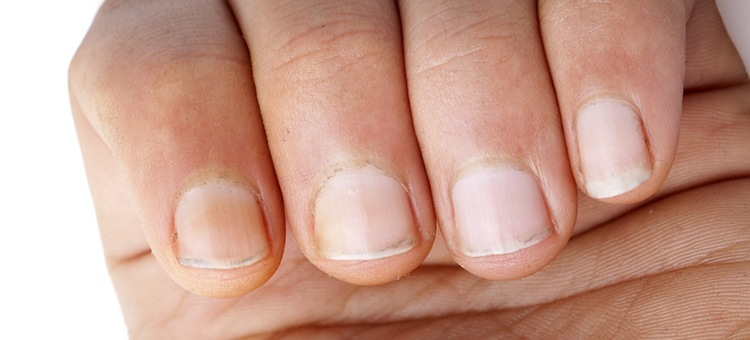
#> input picture Semester_1/Lesson_6/nails_segmentation/images/09aefeec-e05f-11e8-87a6-0242ac1c0002.jpg, 750 x 340 px, found by its file name; its folder holds only this picture in this run
$ python Tasks_1-3.py
#> lines starting #> are read from the running program, lines starting #| are printed output that depends on the picture; after the words box and inside, x2 and y2 are one past the last pixel; in counts of white or black regions, pixels touching at a corner belong together
import cv2
import os

pairs = []
for _, _, fnames in os.walk(os.path.abspath("nails_segmentation\\images")):
    for name in fnames:
       img = cv2.imread("nails_segmentation\\images\\" + name)
#> img is the input picture: shape (340, 750, 3); mean B, G, R 140.8, 157, 200.3
       lbl = cv2.imread("nails_segmentation\\labels\\" + name)
       pairs.append([img, lbl])

def showPairs():
    for pair in pairs:
        cv2.imshow("image", pair[0])
        cv2.imshow("label", pair[1])
        key = cv2.waitKey(0)
        if key == 27:
            break
#> this loop made 1 pass; (key Esc is pressed on pass 1)
    cv2.destroyAllWindows()

def showContours():
    for pair in pairs:
        label = cv2.cvtColor(pair[1], cv2.COLOR_RGB2GRAY)
        _, thresh = cv2.threshold(label, 200, 255, cv2.THRESH_BINARY)
        contour, hierarchy = cv2.findContours(thresh, cv2.RETR_TREE, cv2.CHAIN_APPROX_SIMPLE)
        res = cv2.drawContours(pair[0], contour, -1, (0, 255, 0), 2)
        cv2.imshow("imgWithContour", res)
        key = cv2.waitKey(0)
        if key == 27:
            break
#> this loop made 1 pass; (key Esc is pressed on pass 1)
#> pass 1, in showContours, `label = cv2.cvtColor(pair[1], cv2.COLOR_RGB2GRAY)`:
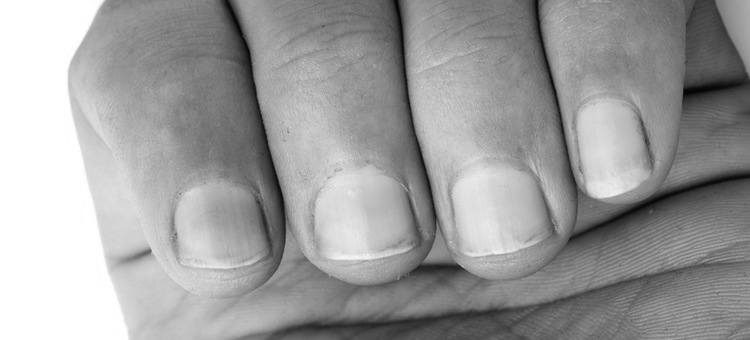
#> label: shape (340, 750); min 5, max 255, mean 157.1
#> pass 1, in showContours, `_, thresh = cv2.threshold(label, 200, 255, cv2.THRESH_BINARY)`:
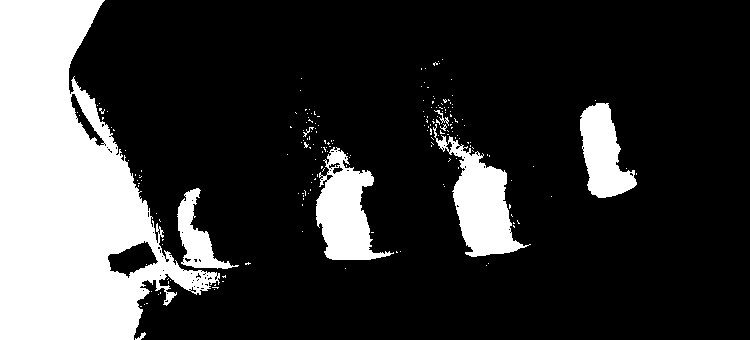
#> thresh: shape (340, 750); 22% white; 197 white regions (189 under 20 px), largest, box (x1, y1, x2, y2) and area: (0, 0, 220, 340) 40974, (433, 124, 531, 257) 4953, (316, 147, 394, 260) 4516
#> pass 1, in showContours, `res = cv2.drawContours(pair[0], contour, -1, (0, 255, 0), 2)`:
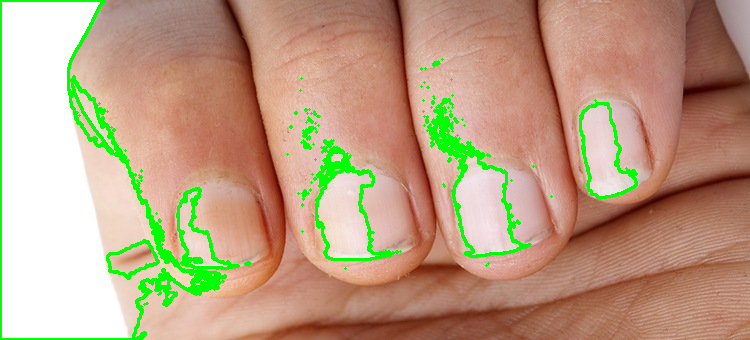
#> res: shape (340, 750, 3); mean B, G, R 130.9, 159.4, 188.4
    cv2.destroyAllWindows()

showPairs()
showContours()

$ run again, on Semester_1/Lesson_6/nails_segmentation/images/34404E67-4BB8-432E-863E-C1BEF5EB37E0.jpg
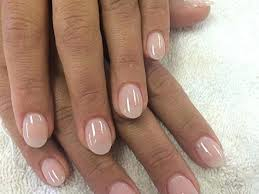
#> input picture Semester_1/Lesson_6/nails_segmentation/images/34404E67-4BB8-432E-863E-C1BEF5EB37E0.jpg, 259 x 194 px, found by its file name
#> img is the input picture: shape (194, 259, 3); mean B, G, R 130, 145.6, 173
#> the loop in showPairs, `for pair in pairs:` made 1 pass; (key Esc is pressed on pass 1)
#> the loop in showContours, `for pair in pairs:` made 1 pass; (key Esc is pressed on pass 1)
#> pass 1, in showContours, `_, thresh = cv2.threshold(label, 200, 255, cv2.THRESH_BINARY)`:
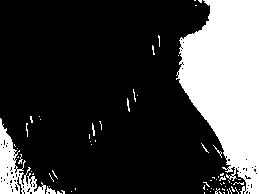
#> thresh: shape (194, 259); 24.4% white; 66 white regions (59 under 20 px), largest, box (x1, y1, x2, y2) and area: (176, 0, 259, 194) 10516, (0, 118, 46, 194) 1293, (46, 186, 56, 194) 44
#> pass 1, in showContours, `res = cv2.drawContours(pair[0], contour, -1, (0, 255, 0), 2)`:
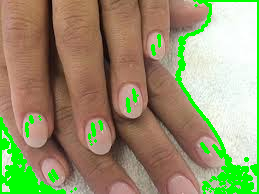
#> res: shape (194, 259, 3); mean B, G, R 111.6, 149.9, 153.1

$ run again, on Semester_1/Lesson_6/nails_segmentation/images/3493127D-7B19-4E50-94AE-2401BD2A91C8.jpg
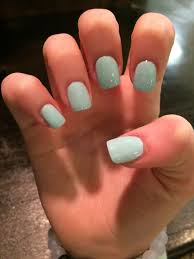
#> input picture Semester_1/Lesson_6/nails_segmentation/images/3493127D-7B19-4E50-94AE-2401BD2A91C8.jpg, 194 x 259 px, found by its file name
#> img is the input picture: shape (259, 194, 3); mean B, G, R 69.3, 88.3, 134.8
#> the loop in showPairs, `for pair in pairs:` made 1 pass; (key Esc is pressed on pass 1)
#> the loop in showContours, `for pair in pairs:` made 1 pass; (key Esc is pressed on pass 1)
#> pass 1, in showContours, `_, thresh = cv2.threshold(label, 200, 255, cv2.THRESH_BINARY)`:
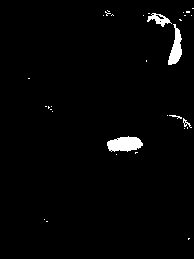
#> thresh: shape (259, 194); 2% white; 32 white regions (27 under 20 px), largest, box (x1, y1, x2, y2) and area: (107, 136, 143, 152) 419, (168, 24, 182, 65) 306, (147, 13, 172, 27) 151, (183, 118, 192, 128) 31, (169, 115, 182, 119) 22
#> pass 1, in showContours, `res = cv2.drawContours(pair[0], contour, -1, (0, 255, 0), 2)`:
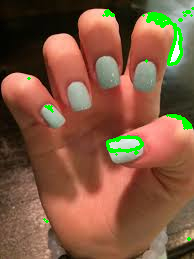
#> res: shape (259, 194, 3); mean B, G, R 64.9, 89.7, 129.5

$ run again, on Semester_1/Lesson_6/nails_segmentation/images/41d83dbb-7c39-4d91-979e-eec5ff71b265.jpg
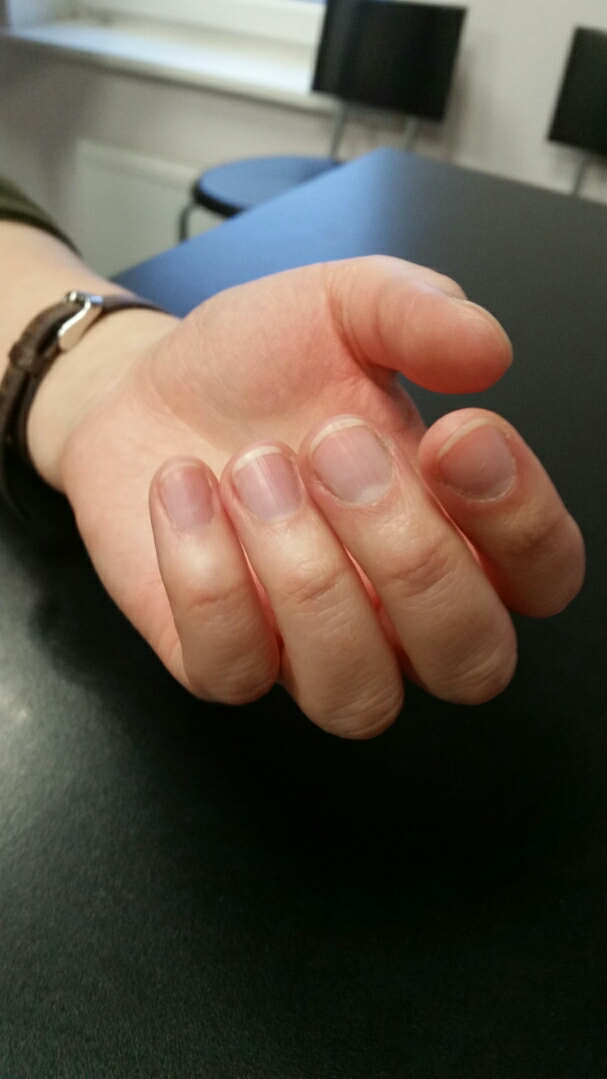
#> input picture Semester_1/Lesson_6/nails_segmentation/images/41d83dbb-7c39-4d91-979e-eec5ff71b265.jpg, 607 x 1079 px, found by its file name
#> img is the input picture: shape (1079, 607, 3); mean B, G, R 72.3, 84, 94
#> the loop in showPairs, `for pair in pairs:` made 1 pass; (key Esc is pressed on pass 1)
#> the loop in showContours, `for pair in pairs:` made 1 pass; (key Esc is pressed on pass 1)
#> pass 1, in showContours, `label = cv2.cvtColor(pair[1], cv2.COLOR_RGB2GRAY)`:
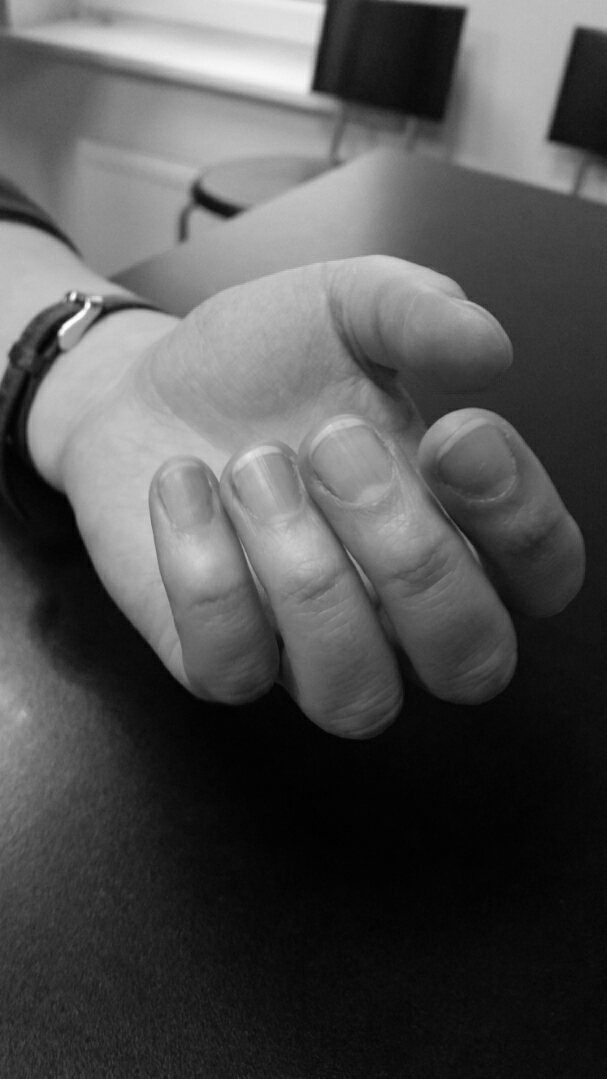
#> label: shape (1079, 607); min 0, max 254, mean 81.7
#> pass 1, in showContours, `_, thresh = cv2.threshold(label, 200, 255, cv2.THRESH_BINARY)`:
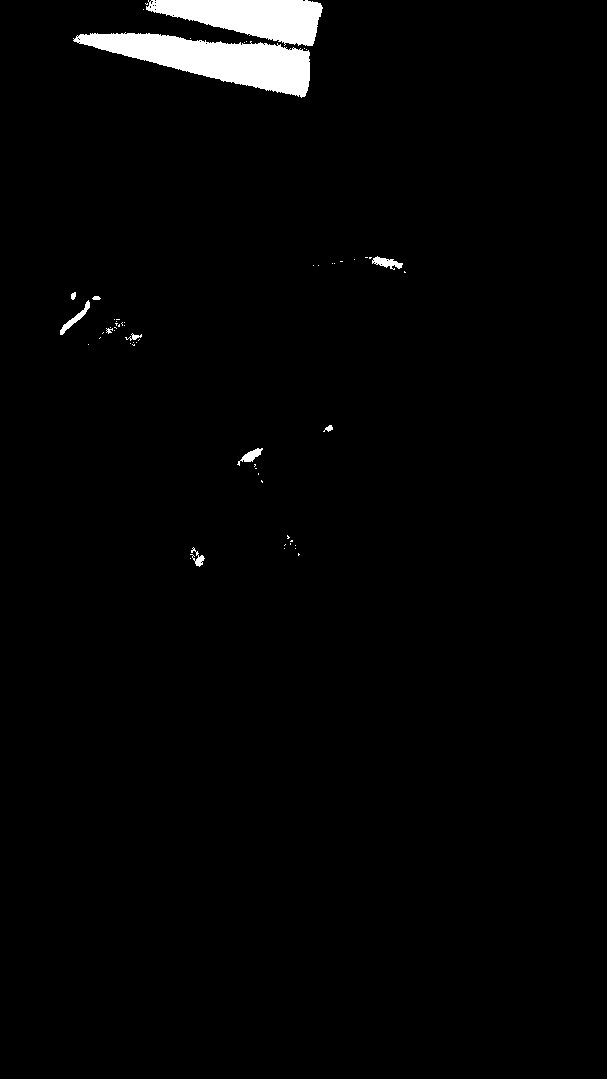
#> thresh: shape (1079, 607); 2.1% white; 59 white regions (48 under 20 px), largest, box (x1, y1, x2, y2) and area: (73, 32, 310, 98) 7562, (146, 0, 323, 46) 5118, (60, 300, 90, 335) 220

$ run again, on Semester_1/Lesson_6/nails_segmentation/images/1eecab90-1a92-43a7-b952-0204384e1fae.jpg
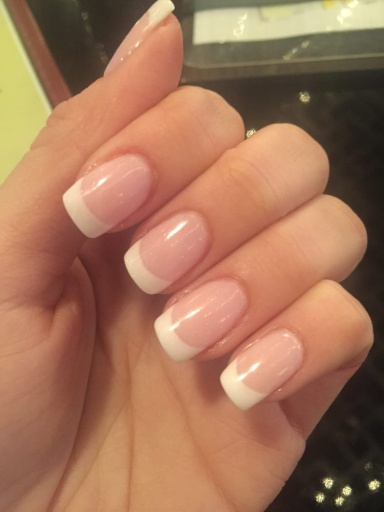
#> input picture Semester_1/Lesson_6/nails_segmentation/images/1eecab90-1a92-43a7-b952-0204384e1fae.jpg, 384 x 512 px, found by its file name
#> img is the input picture: shape (512, 384, 3); mean B, G, R 88.5, 115.7, 162.9
#> the loop in showPairs, `for pair in pairs:` made 1 pass; (key Esc is pressed on pass 1)
#> the loop in showContours, `for pair in pairs:` made 1 pass; (key Esc is pressed on pass 1)
#> pass 1, in showContours, `_, thresh = cv2.threshold(label, 200, 255, cv2.THRESH_BINARY)`:
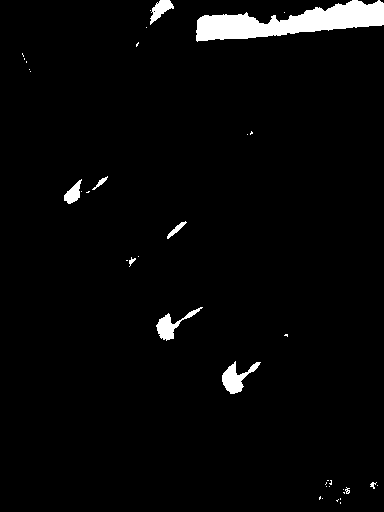
#> thresh: shape (512, 384); 3% white; 39 white regions (29 under 20 px), largest, box (x1, y1, x2, y2) and area: (196, 0, 384, 42) 4100, (222, 361, 261, 394) 534, (156, 307, 203, 341) 451
#> pass 1, in showContours, `res = cv2.drawContours(pair[0], contour, -1, (0, 255, 0), 2)`:
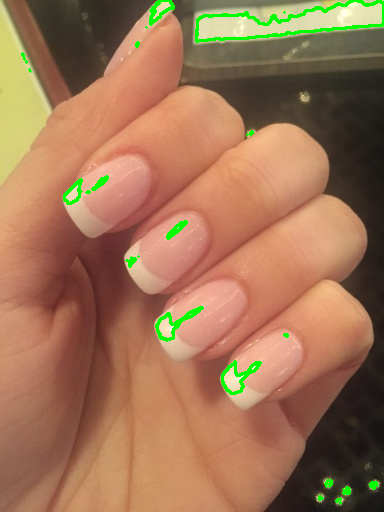
#> res: shape (512, 384, 3); mean B, G, R 85.4, 116.5, 158.7
